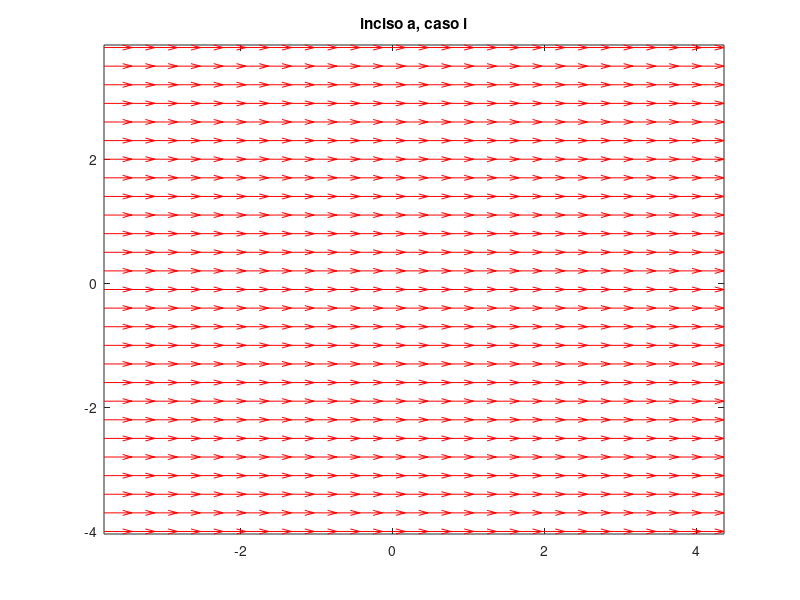

Source code (MATLAB): (Note: this script raises an error after producing the figure.)
function res = e8j()
    figure
    [x y]=meshgrid(-4:0.3:4,-4:0.3:4);
    n = length(x);
    dy=0.*[ones(size(y))]%fi1(1,0,0,x,y);
    dx=ones(size(dy));
    L=sqrt(1+dy.^2);
    quiver(-x,y,dx./L,dy./L,'r');
    axis tight
    title('inciso a, caso i');
    figure
    [x y]=meshgrid(-4:0.3:4,-4:0.3:4);
    dy=fi1(0,1,0,x,y);
    dx=ones(size(dy));
    L=sqrt(1+dy.^2);
    quiver(x,y,dx./L,dy./L,'r');
    axis tight
    title('inciso a, caso ii');
    figure
    [x y]=meshgrid(-4:0.3:4,-4:0.3:4);
    dy=fi1(0,0,1,x,y);
    dx=ones(size(dy));
    L=sqrt(1+dy.^2);

    quiver(x,y,dx./L,dy./L,'r');
    axis tight
    title('inciso a, caso iii');
    figure
    [x y]=meshgrid(-4:0.3:4,-4:0.3:4);
    dy=fi2(0,0,0,1,x,y);
    dx=ones(size(dy));
    L=sqrt(1+dy.^2);
    quiver(x,y,dx./L,dy./L,'g');
    axis tight
    title('inciso b, caso i');
    figure
    [x y]=meshgrid(-4:0.3:4,-4:0.3:4);
    dy=fi2(1,0,0,0,x,y);
    dx=ones(size(dy));
    L=sqrt(1+dy.^2);
    quiver(x,y,dx./L,dy./L,'g');
    axis tight
    title('inciso b, caso ii');
    figure
    [x y]=meshgrid(-4:0.3:4,-4:0.3:4);
    dy=fi2(0,1,0,0,x,y);
    dx=ones(size(dy));
    L=sqrt(1+dy.^2);
    quiver(x,y,dx./L,dy./L,'g');
    axis tight
    title('inciso b, caso iii');
end